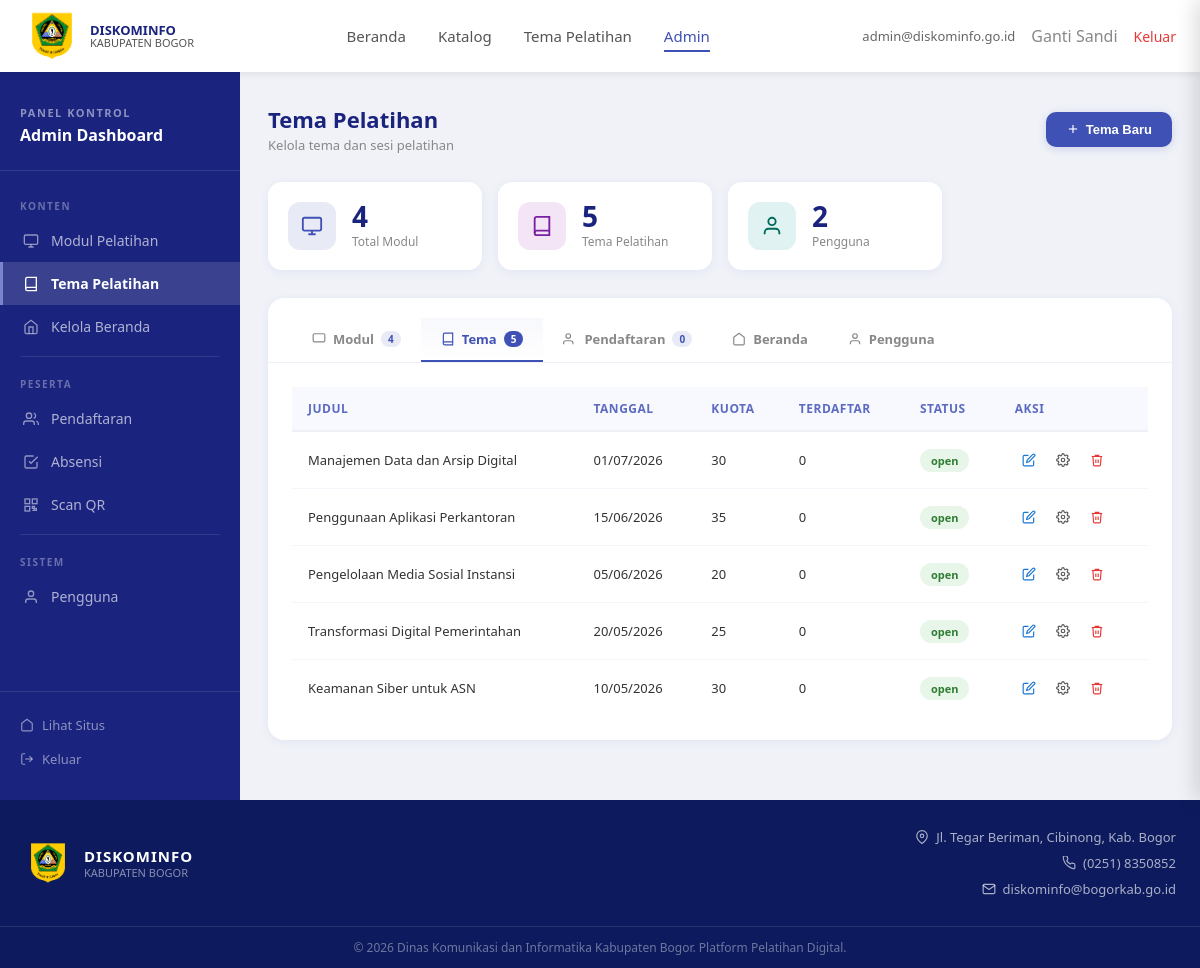
The app's page /admin/panel.php?tab=tema (signed in) with its own data.
### tables this page shows
CREATE TABLE tema_pelatihan (
    id INT AUTO_INCREMENT PRIMARY KEY,
    judul VARCHAR(200) NOT NULL,
    deskripsi TEXT,
    instruktur VARCHAR(100),
    lokasi VARCHAR(150),
    tanggal DATE,
    kuota INT DEFAULT 0,
    status ENUM('open','closed') DEFAULT 'open',
    thumbnail VARCHAR(255),
    created_at TIMESTAMP DEFAULT CURRENT_TIMESTAMP
);

### admin/panel.php (the view, shortened to what this page needs)
<?php
require_once '../includes/header.php';
$active_tab = $_GET['tab'] ?? 'modul';
$conn->query("CREATE TABLE IF NOT EXISTS notifikasi_admin (
    id INT AUTO_INCREMENT PRIMARY KEY, judul VARCHAR(200) NOT NULL, pesan TEXT,
    tipe ENUM('info','warning','danger') DEFAULT 'info', is_read TINYINT DEFAULT 0,
    created_at TIMESTAMP DEFAULT CURRENT_TIMESTAMP
) ENGINE=InnoDB DEFAULT CHARSET=utf8mb4");
$conn->query("CREATE TABLE IF NOT EXISTS tema_form_settings (
    id INT AUTO_INCREMENT PRIMARY KEY,
    tema_id INT NOT NULL UNIQUE,
    req_nik TINYINT DEFAULT 1,
    req_npwp TINYINT DEFAULT 1,
    req_rekening TINYINT DEFAULT 1,
    req_nama_bank TINYINT DEFAULT 1,
    req_kecamatan TINYINT DEFAULT 1,
    req_doc_ktp TINYINT DEFAULT 0,
    req_doc_npwp TINYINT DEFAULT 0,
    req_doc_rekening TINYINT DEFAULT 0,
    FOREIGN KEY (tema_id) REFERENCES tema_pelatihan(id) ON DELETE CASCADE
) ENGINE=InnoDB DEFAULT CHARSET=utf8mb4");
$moduls = $conn->query("SELECT m.*, k.nama as kategori_nama FROM modul m LEFT JOIN kategori k ON m.kategori_id=k.id ORDER BY m.created_at DESC")->fetch_all(MYSQLI_ASSOC);
$users = $conn->query("SELECT * FROM users ORDER BY created_at DESC")->fetch_all(MYSQLI_ASSOC);
$temas = $conn->query("SELECT t.*, (SELECT COUNT(*) FROM pendaftaran p WHERE p.tema_id=t.id) as total_daftar FROM tema_pelatihan t ORDER BY t.tanggal DESC")->fetch_all(MYSQLI_ASSOC);
$pendaftarans = $conn->query("SELECT pd.*, tp.judul as tema_judul, tp.id as tema_id FROM pendaftaran pd JOIN tema_pelatihan tp ON pd.tema_id=tp.id ORDER BY tp.judul ASC, TRIM(LOWER(pd.nama_lengkap)) ASC")->fetch_all(MYSQLI_ASSOC);
?>
<?php
$total_modul      = count($moduls);
$total_tema       = count($temas);
$total_pendaftar  = count($pendaftarans);
$total_users      = count($users);
?>
<div class="admin-wrapper">
<aside class="admin-sidebar">
    <div class="admin-sidebar-brand">
        <span>Panel Kontrol</span>
        <h2>Admin Dashboard</h2>
    </div>
    <ul class="admin-nav">
        <li class="admin-nav-label">Konten</li>
        <li>
            <a href="?tab=modul" class="<?= $active_tab=='modul'?'active':'' ?>">
                <svg width="16" height="16" viewBox="0 0 24 24" fill="none" stroke="currentColor" stroke-width="2"><rect x="2" y="3" width="20" height="14" rx="2"/><path d="M8 21h8M12 17v4"/></svg>
                Modul Pelatihan
            </a>
        </li>
        <li>
            <a href="?tab=tema" class="<?= $active_tab=='tema'?'active':'' ?>">
                <svg width="16" height="16" viewBox="0 0 24 24" fill="none" stroke="currentColor" stroke-width="2"><path d="M4 19.5A2.5 2.5 0 0 1 6.5 17H20"/><path d="M6.5 2H20v20H6.5A2.5 2.5 0 0 1 4 19.5v-15A2.5 2.5 0 0 1 6.5 2z"/></svg>
                Tema Pelatihan
            </a>
        </li>
        <li>
            <a href="?tab=beranda" class="<?= $active_tab=='beranda'?'active':'' ?>">
                <svg width="16" height="16" viewBox="0 0 24 24" fill="none" stroke="currentColor" stroke-width="2"><path d="M3 9l9-7 9 7v11a2 2 0 0 1-2 2H5a2 2 0 0 1-2-2z"/><polyline points="9 22 9 12 15 12 15 22"/></svg>
                Kelola Beranda
            </a>
        </li>
        <div class="admin-nav-divider"></div>
        <li class="admin-nav-label">Peserta</li>
        <li>
            <a href="?tab=pendaftaran" class="<?= $active_tab=='pendaftaran'?'active':'' ?>">
                <svg width="16" height="16" viewBox="0 0 24 24" fill="none" stroke="currentColor" stroke-width="2"><path d="M17 21v-2a4 4 0 0 0-4-4H5a4 4 0 0 0-4 4v2"/><circle cx="9" cy="7" r="4"/><path d="M23 21v-2a4 4 0 0 0-3-3.87"/><path d="M16 3.13a4 4 0 0 1 0 7.75"/></svg>
                Pendaftaran
            </a>
        </li>
        <li>
            <a href="absensi.php" >
                <svg width="16" height="16" viewBox="0 0 24 24" fill="none" stroke="currentColor" stroke-width="2"><polyline points="9 11 12 14 22 4"/><path d="M21 12v7a2 2 0 0 1-2 2H5a2 2 0 0 1-2-2V5a2 2 0 0 1 2-2h11"/></svg>
                Absensi
            </a>
        </li>
        <li>
            <a href="scan-qr.php">
                <svg width="16" height="16" viewBox="0 0 24 24" fill="none" stroke="currentColor" stroke-width="2"><rect x="3" y="3" width="7" height="7"/><rect x="14" y="3" width="7" height="7"/><rect x="3" y="14" width="7" height="7"/><path d="M14 14h3v3h-3zM17 17h3v3h-3zM14 20h3"/></svg>
                Scan QR
            </a>
        </li>
        <div class="admin-nav-divider"></div>
        <li class="admin-nav-label">Sistem</li>
        <li>
            <a href="?tab=pengguna" class="<?= $active_tab=='pengguna'?'active':'' ?>">
                <svg width="16" height="16" viewBox="0 0 24 24" fill="none" stroke="currentColor" stroke-width="2"><path d="M20 21v-2a4 4 0 0 0-4-4H8a4 4 0 0 0-4 4v2"/><circle cx="12" cy="7" r="4"/></svg>
                Pengguna
            </a>
        </li>
    </ul>
    <div class="admin-sidebar-footer">
        <a href="../index.php">
            <svg width="14" height="14" viewBox="0 0 24 24" fill="none" stroke="currentColor" stroke-width="2"><path d="M3 9l9-7 9 7v11a2 2 0 0 1-2 2H5a2 2 0 0 1-2-2z"/></svg>
            Lihat Situs
        </a>
        <a href="../auth/logout.php">
            <svg width="14" height="14" viewBox="0 0 24 24" fill="none" stroke="currentColor" stroke-width="2"><path d="M9 21H5a2 2 0 0 1-2-2V5a2 2 0 0 1 2-2h4"/><polyline points="16 17 21 12 16 7"/><line x1="21" y1="12" x2="9" y2="12"/></svg>
            Keluar
        </a>
    </div>
</aside>
<main class="admin-main">
    <div class="admin-topbar">
        <div class="admin-topbar-left">
            <?php
            $tab_titles = [
                'modul'       => ['Modul Pelatihan', 'Kelola semua modul dan materi'],
                'tema'        => ['Tema Pelatihan', 'Kelola tema dan sesi pelatihan'],
                'pendaftaran' => ['Pendaftaran', 'Data peserta yang mendaftar'],
                'beranda'     => ['Kelola Beranda', 'Hero, pemberitaan & agenda'],
                'pengguna'    => ['Pengguna', 'Kelola akun pengguna sistem'],
            ];
            $t = $tab_titles[$active_tab] ?? ['Panel Admin', 'Kelola platform pelatihan'];
            ?>
            <h1><?= $t[0] ?></h1>
            <p><?= $t[1] ?></p>
        </div>
        <div class="admin-topbar-right">
            <?php if ($active_tab === 'modul'): ?>
                <button class="btn-primary" onclick="document.getElementById('modalTambahModul').classList.add('open')">
                    <svg width="14" height="14" viewBox="0 0 24 24" fill="none" stroke="currentColor" stroke-width="2"><line x1="12" y1="5" x2="12" y2="19"/><line x1="5" y1="12" x2="19" y2="12"/></svg>
                    Modul Baru
                </button>
            <?php elseif ($active_tab === 'tema'): ?>
                <button class="btn-primary" onclick="document.getElementById('modalTambahTema').classList.add('open')">
                    <svg width="14" height="14" viewBox="0 0 24 24" fill="none" stroke="currentColor" stroke-width="2"><line x1="12" y1="5" x2="12" y2="19"/><line x1="5" y1="12" x2="19" y2="12"/></svg>
                    Tema Baru
                </button>
            <?php endif; ?>
        </div>
    </div>
    <?php if (in_array($active_tab, ['modul','tema','pendaftaran'])): ?>
    <div class="stat-cards">
        <div class="stat-card">
            <div class="stat-icon blue">
                <svg width="22" height="22" viewBox="0 0 24 24" fill="none" stroke="currentColor" stroke-width="2"><rect x="2" y="3" width="20" height="14" rx="2"/><path d="M8 21h8M12 17v4"/></svg>
            </div>
            <div>
                <div class="stat-num"><?= $total_modul ?></div>
                <div class="stat-label">Total Modul</div>
            </div>
        </div>
        <div class="stat-card">
            <div class="stat-icon purple">
                <svg width="22" height="22" viewBox="0 0 24 24" fill="none" stroke="currentColor" stroke-width="2"><path d="M4 19.5A2.5 2.5 0 0 1 6.5 17H20"/><path d="M6.5 2H20v20H6.5A2.5 2.5 0 0 1 4 19.5v-15A2.5 2.5 0 0 1 6.5 2z"/></svg>
            </div>
            <div>
                <div class="stat-num"><?= $total_tema ?></div>
                <div class="stat-label">Tema Pelatihan</div>
            </div>
        </div>
        <div class="stat-card">
            <div class="stat-icon teal">
                <svg width="22" height="22" viewBox="0 0 24 24" fill="none" stroke="currentColor" stroke-width="2"><path d="M20 21v-2a4 4 0 0 0-4-4H8a4 4 0 0 0-4 4v2"/><circle cx="12" cy="7" r="4"/></svg>
            </div>
            <div>
                <div class="stat-num"><?= $total_users ?></div>
                <div class="stat-label">Pengguna</div>
            </div>
        </div>
    </div>
    <?php endif; ?>
    <div class="panel-card">
        <div class="panel-card-header">
            <nav class="admin-tabs">
                <a href="?tab=modul" class="admin-tab-btn <?= $active_tab=='modul'?'active':'' ?>">
                    <svg width="14" height="14" viewBox="0 0 24 24" fill="none" stroke="currentColor" stroke-width="2"><rect x="2" y="3" width="20" height="14" rx="2"/></svg>
                    Modul
                    <span class="admin-tab-badge"><?= $total_modul ?></span>
                </a>
                <a href="?tab=tema" class="admin-tab-btn <?= $active_tab=='tema'?'active':'' ?>">
                    <svg width="14" height="14" viewBox="0 0 24 24" fill="none" stroke="currentColor" stroke-width="2"><path d="M4 19.5A2.5 2.5 0 0 1 6.5 17H20"/><path d="M6.5 2H20v20H6.5A2.5 2.5 0 0 1 4 19.5v-15A2.5 2.5 0 0 1 6.5 2z"/></svg>
                    Tema
                    <span class="admin-tab-badge"><?= $total_tema ?></span>
                </a>
                <a href="?tab=pendaftaran" class="admin-tab-btn <?= $active_tab=='pendaftaran'?'active':'' ?>">
                    <svg width="14" height="14" viewBox="0 0 24 24" fill="none" stroke="currentColor" stroke-width="2"><path d="M17 21v-2a4 4 0 0 0-4-4H5a4 4 0 0 0-4 4v2"/><circle cx="9" cy="7" r="4"/></svg>
                    Pendaftaran
                    <span class="admin-tab-badge"><?= $total_pendaftar ?></span>
                </a>
                <a href="?tab=beranda" class="admin-tab-btn <?= $active_tab=='beranda'?'active':'' ?>">
                    <svg width="14" height="14" viewBox="0 0 24 24" fill="none" stroke="currentColor" stroke-width="2"><path d="M3 9l9-7 9 7v11a2 2 0 0 1-2 2H5a2 2 0 0 1-2-2z"/></svg>
                    Beranda
                </a>
                <a href="?tab=pengguna" class="admin-tab-btn <?= $active_tab=='pengguna'?'active':'' ?>">
                    <svg width="14" height="14" viewBox="0 0 24 24" fill="none" stroke="currentColor" stroke-width="2"><path d="M20 21v-2a4 4 0 0 0-4-4H8a4 4 0 0 0-4 4v2"/><circle cx="12" cy="7" r="4"/></svg>
                    Pengguna
                </a>
            </nav>
        </div>
        <div class="panel-card-body">
    <div id="tab-tema" class="tab-content <?= $active_tab=='tema'?'active':'' ?>">
        <div class="data-table">
            <table>
                <thead><tr><th>Judul</th><th>Tanggal</th><th>Kuota</th><th>Terdaftar</th><th>Status</th><th>Aksi</th></tr></thead>
                <tbody>
                    <?php foreach ($temas as $t): ?>
                    <tr>
                        <td><?= htmlspecialchars($t['judul']) ?></td>
                        <td><?php
                            $tm = date('d/m/Y', strtotime($t['tanggal']));
                            $ts = !empty($t['tanggal_selesai']) ? ' - '.date('d/m/Y', strtotime($t['tanggal_selesai'])) : '';
                            echo $tm.$ts;
                        ?></td>
                        <td><?= $t['kuota'] ?></td>
                        <td><?= $t['total_daftar'] ?></td>
                        <td><span class="status-badge <?= $t['status']==='open'?'status-published':'status-draft' ?>"><?= $t['status'] ?></span></td>
                        <td>
                            <div class="action-btns">
                                <button class="btn-icon edit btn-edit-tema" title="Edit" data-tema='<?= htmlspecialchars(json_encode($t), ENT_QUOTES) ?>'><svg width="14" height="14" viewBox="0 0 24 24" fill="none" stroke="currentColor" stroke-width="2"><path d="M11 4H4a2 2 0 0 0-2 2v14a2 2 0 0 0 2 2h14a2 2 0 0 0 2-2v-7"/><path d="M18.5 2.5a2.121 2.121 0 0 1 3 3L12 15l-4 1 1-4 9.5-9.5z"/></svg></button>
                                <button class="btn-icon view btn-form-settings" title="Pengaturan Form" data-tema-id="<?= $t['id'] ?>" data-tema-judul="<?= htmlspecialchars($t['judul'], ENT_QUOTES) ?>"></button>
                                <form method="POST" style="display:inline" onsubmit="return confirm('Hapus tema ini?')">
                                    <button type="submit" class="btn-icon delete"><svg width="14" height="14" viewBox="0 0 24 24" fill="none" stroke="currentColor" stroke-width="2"><polyline points="3 6 5 6 21 6"/><path d="M19 6l-1 14a2 2 0 0 1-2 2H8a2 2 0 0 1-2-2L5 6"/><path d="M10 11v6"/><path d="M14 11v6"/><path d="M9 6V4h6v2"/></svg></button>
                                </form>
                            </div>
                        </td>
                    </tr>
                    <?php endforeach; ?>
                </tbody>
            </table>
        </div>
    </div>
</div>
    </div>
</div>
<div>
<?php require_once '../includes/footer.php'; ?>

### admin/panel.php (style rules this page uses)
body { background: #f0f2f8; }
.admin-wrapper { display: flex; min-height: calc(100vh - 72px); }

### records on screen
tema_pelatihan: judul "Manajemen Data dan Arsip Digital", tanggal "01/07/2026", kuota "30", total_daftar "0", status "open"
tema_pelatihan: judul "Penggunaan Aplikasi Perkantoran", tanggal "15/06/2026", kuota "35", total_daftar "0", status "open"
tema_pelatihan: judul "Pengelolaan Media Sosial Instansi", tanggal "05/06/2026", kuota "20", total_daftar "0", status "open"
tema_pelatihan: judul "Transformasi Digital Pemerintahan", tanggal "20/05/2026", kuota "25", total_daftar "0", status "open"
tema_pelatihan: judul "Keamanan Siber untuk ASN", tanggal "10/05/2026", kuota "30", total_daftar "0", status "open"

### other values on screen
$_SESSION['email'] "admin@diskominfo.go.id"
$t[0] "Tema Pelatihan"
$t[1] "Kelola tema dan sesi pelatihan"
$total_modul "4"
$total_tema "5"
$total_users "2"
$total_pendaftar "0"
